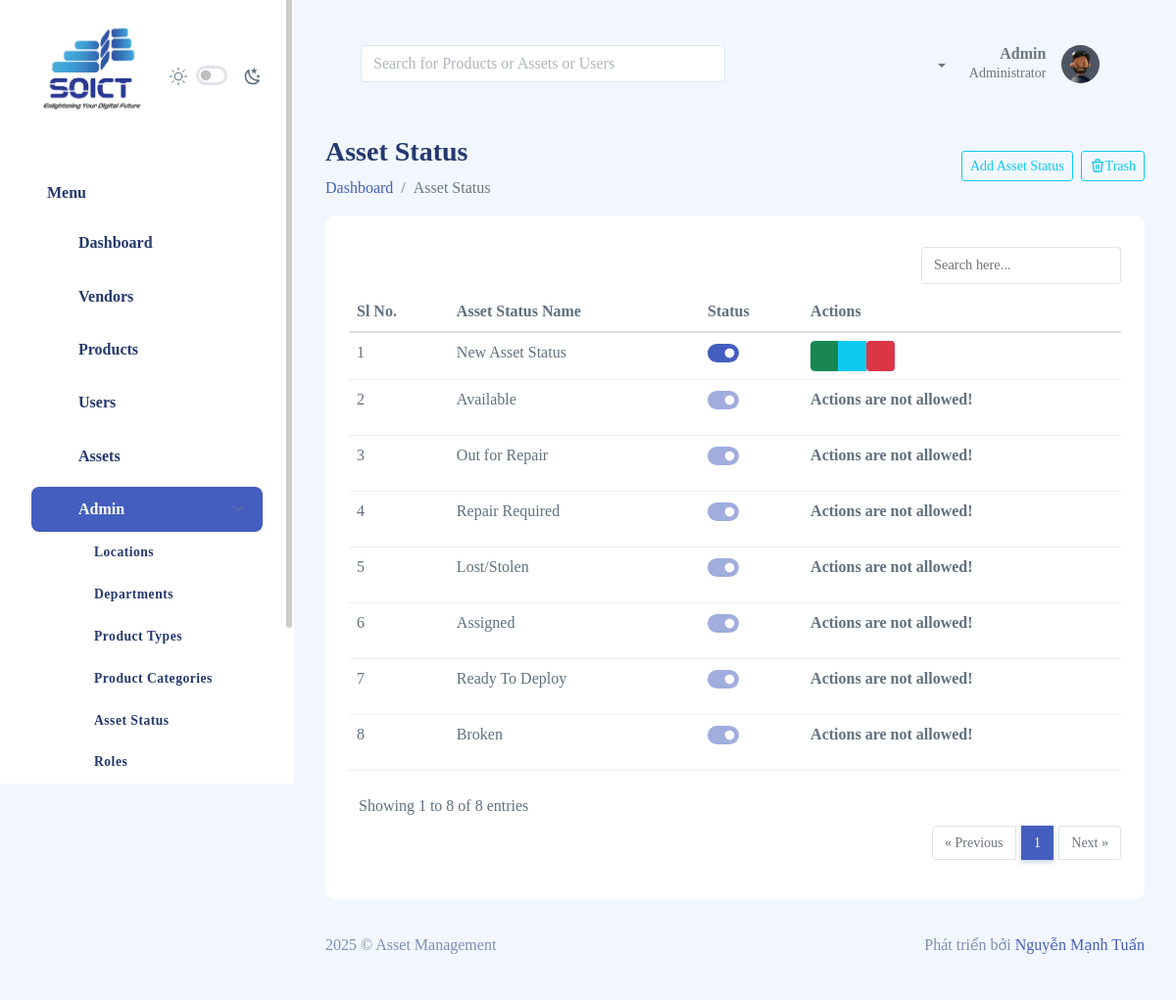
The app's page /assets/asset_status_list (signed in), older data.
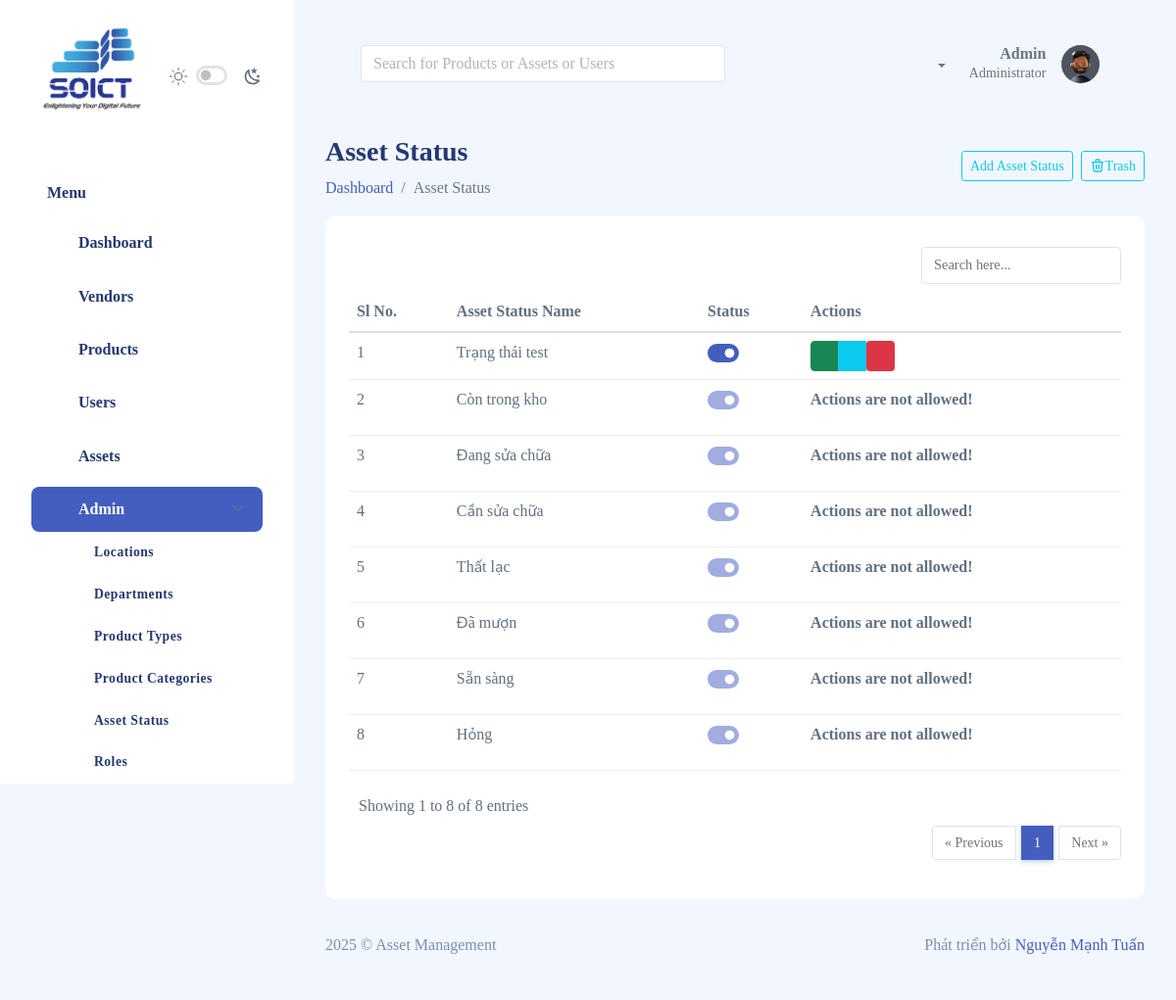
The same page, newer data.
### assets/models.py (models this page shows, shortened)
class AssetStatus(TimeStampModel, SoftDeleteModel):
    id = models.UUIDField(primary_key=True, default=uuid.uuid4, editable=False)
    name = models.CharField(max_length=255, blank=True, null=True)
    can_modify=models.BooleanField(default=True)
    organization = models.ForeignKey(Organization, models.DO_NOTHING, blank=True, null=True)
    history = HistoricalRecords()

### assets/views.py (the view)
# urls.py: path('asset_status_list',views.asset_status_list,name='asset_status_list'),
@login_required
@user_passes_test(manage_access_for_assets_status)
def asset_status_list(request):
    all_asset_status_list = AssetStatus.undeleted_objects.filter(Q(organization=None)|
    Q(organization=request.user.organization)).order_by('-created_at')
    deleted_asset_status_count= AssetStatus.deleted_objects.filter(Q(organization=None, can_modify=True)|
    Q(organization=request.user.organization, can_modify=True)).count()
    paginator = Paginator(all_asset_status_list,
        PAGE_SIZE, orphans=ORPHANS)
    page_number = request.GET.get('page')
    page_object = paginator.get_page(page_number)
    context = {
        'sidebar': 'admin',
        'submenu': 'Asset_Status',
        'page_object': page_object,
        'deleted_asset_status_count':deleted_asset_status_count,
        'title': 'Asset Status'
    }
    return render(request,'assets/asset_status_list.html',context=context)

### assets/views.py (called while the page is built)
def manage_access_for_assets_status(user):
    permissions_list = [
        'authentication.edit_asset_status',
        'authentication.view_asset_status',
        'authentication.delete_asset_status',
        'authentication.add_asset_status',
    ]
    for permission in permissions_list:
        if user.has_perm(permission):
            return True
    return False

### dashboard/models.py (called while the page is built)
    def get_queryset(self):
        return super().get_queryset().filter(is_deleted=True)

    def get_queryset(self):
        return super().get_queryset().filter(is_deleted=False)

### templates/assets/asset_status_list.html (shortened to what the changed rows need)
{% extends 'layouts/main-layout.html' %}
{% block content %}
<div class="page-heading">
    <section class="section">
        <div class="card">
            <div class="card-body">
                <div class="table-responsive">
                    <table class="table table-hover" id="table1">
                        <thead>
                            <tr>
                                <th>Sl No.</th>
                                <th>Asset Status Name</th>
                                <th>Status</th>
                                {% if perms.authentication.edit_asset_status or perms.authentication.asset_status %}
                                    <th>Actions</th>
                                {% endif %}
                            </tr>
                        </thead>
                        {% if page_object %}
                        <tbody id="search_result">
                            {% for products in page_object %}
                                <tr>
                                    <td>{{ page_object.start_index|add:forloop.counter0 }}</td>
                                    <td>{{ products.name }}</td>
                                    <td>
                                        {% if request.user.is_superuser %}
                                            <div class="form-check form-switch">
                                                <input
                                                    class="form-check-input"
                                                    hx-post="{% url 'dashboard:product_category_status' products.id %}"
                                                    hx-headers='{"X-CSRFToken":"{{ csrf_token }}"}'
                                                    type="checkbox" {% if products.status %} checked {% endif %}
                                                    style="cursor: pointer;" {% if products.can_modify is False %} disabled {% endif %}
                                                >
                                            </div>
                                        {% else %}
                                            {% if products.status %} Active {% else %} Inactive {% endif %}
                                        {% endif %}
                                    </td>
                                    {% if products.can_modify %}
                                        {% if perms.authentication.edit_asset_status or perms.authentication.asset_status %}
                                            <td>
                                                <div class="btn-group btn-group-sm" role="group" aria-label="Basic example">
                                                    {% if request.user.is_superuser %}
                                                        <a href="{% url 'assets:asset_status_details' products.id %}" class="btn btn-sm btn-success">
                                                            <i class="bi bi-eye-fill"></i>
                                                        </a>
                                                    {% endif %}
                                                    {% if perms.authentication.edit_asset_status %}
                                                        <button type="button" class="btn btn-info"
                                                            hx-get="{% url 'assets:edit_asset_status' products.id %}"
                                                            hx-target="#update-asset-status-modal-content"
                                                            data-bs-toggle="modal" data-bs-target="#update-asset-status-modal"
                                                        >
                                                            <i class="bi bi-pencil-square"></i>
                                                        </button>
                                                    {% endif %}
                                                    {% if perms.authentication.asset_status %}
                                                        <form action="{% url 'assets:delete_asset_status' products.id %}" method="post" onsubmit="return confirm('Are you sure you want to delete this?')">
                                                            <button type="submit" class="btn btn-sm btn-danger" {% if products.can_modify is False %} disabled {% endif %}>
                                                                <i class="bi bi-trash3-fill"></i>
                                                            </button>
                                                        </form>
                                                    {% endif %}
                                                </div>
                                            </td>
                                        {% endif %}
                                        {% else %}
                                            <td><div><p class="fw-bold">Actions are not allowed!</p></div></td>
                                    {% endif %}
                                </tr>
                            {% endfor %}
                        </tbody>
                        {% else %}
                        <div class="alert alert-info" role="alert">
                             No record available!
                        </div>
                        {% endif %}
                    </table>
                </div>
            </div>
        </div>
    </section>
</div>
{% endblock content %}

Row changes from the older to the newer data that the page shows:
changed AssetStatus: name "New Asset Status" → "Trạng thái test"
changed AssetStatus: name "Available" → "Còn trong kho"
changed AssetStatus: name "Out for Repair" → "Đang sửa chữa"
changed AssetStatus: name "Repair Required" → "Cần sửa chữa"
changed AssetStatus: name "Lost/Stolen" → "Thất lạc"
changed AssetStatus: name "Assigned" → "Đã mượn"
changed AssetStatus: name "Ready To Deploy" → "Sẵn sàng"
changed AssetStatus: name "Broken" → "Hỏng"
